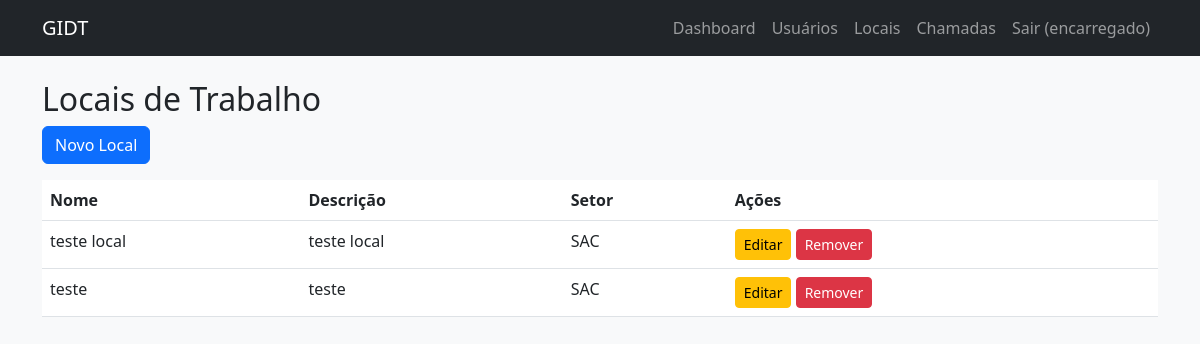
Page /encarregado/locais/ (signed in) on the committed database.
### gestao/models.py (models this page shows, shortened)
class User(AbstractUser):
    ROLE_CHOICES = (
        ('gestor', 'Gestor'),
        ('gerente', 'Gerente'),
        ('encarregado', 'Encarregado'),
        ('usuario', 'Usuário'),
        ('administrador', 'Administrador'),
    )
    role = models.CharField(max_length=20, choices=ROLE_CHOICES, default='usuario')
    cpf = models.CharField(max_length=14, unique=True, null=True, blank=True)
    telefone = models.CharField(max_length=20, blank=True)
    endereco = models.TextField(blank=True)
    aprovado = models.BooleanField(default=False)
    aprovado_por = models.ForeignKey('self', on_delete=models.SET_NULL, null=True, blank=True, related_name='aprovados')
    aprovado_em = models.DateTimeField(null=True, blank=True)
    pix = models.CharField(max_length=50, blank=True)
    setor = models.CharField(max_length=100, blank=True, null=True, help_text="Nome ou código do setor")
    filial = models.CharField(max_length=100, blank=True, null=True, help_text="Nome ou código da filial")

class Local(models.Model):
    nome = models.CharField(max_length=50)
    descricao = models.TextField(blank=True)
    setor = models.CharField(max_length=100, blank=True, null=True)
    filial = models.CharField(max_length=100, blank=True, null=True)

### gestao/views/Vencarregado.py (the view)
# urls.py: path('encarregado/locais/', local_list, name='local_list'),
@login_required
@role_required('encarregado')
def local_list(request):
    locais = Local.objects.filter(
        filial=request.user.filial,
        setor=request.user.setor
    )
    return render(request, 'encarregado/local_list.html', {'locais': locais})

### templates/encarregado/local_list.html
{% extends "base.html" %}
{% block content %}
<h2>Locais de Trabalho</h2>
<a href="{% url 'local_create' %}" class="btn btn-primary mb-3">Novo Local</a>
<table class="table">
    <thead>
        <tr>
            <th>Nome</th>
            <th>Descrição</th>
            <th>Setor</th>
            <th>Ações</th>
        </tr>
    </thead>
    <tbody>
        {% for local in locais %}
        <tr>
            <td>{{ local.nome }}</td>
            <td>{{ local.descricao }}</td>
            <td>{{ local.setor }}</td>
            <td>
                <a href="{% url 'local_edit' local.id %}" class="btn btn-sm btn-warning">Editar</a>
                <a href="{% url 'local_delete' local.id %}" class="btn btn-sm btn-danger" onclick="return confirm('Tem certeza?')">Remover</a>
            </td>
        </tr>
        {% endfor %}
    </tbody>
</table>
{% endblock %}

### templates/base.html (shortened to what this page needs)
<!DOCTYPE html>
<html lang="pt-br">
<head>
    <link href="https://cdn.jsdelivr.net/npm/bootstrap@5.3.0/dist/css/bootstrap.min.css" rel="stylesheet">
    <link rel="stylesheet" href="/static/css/style.css">
</head>
<body>
    <nav class="navbar navbar-expand-lg navbar-dark bg-dark">
        <div class="container">
            <a class="navbar-brand" href="{% url 'index' %}">GIDT</a>
            <div class="collapse navbar-collapse" id="navbarNav">
                <ul class="navbar-nav ms-auto">
                    {% if user.is_authenticated %}
                        <li class="nav-item">
                            <a class="nav-link" href="{% url 'dashboard' %}">Dashboard</a>
                        </li>
                        {% if user.role == 'encarregado' %}
                            <li class="nav-item"><a class="nav-link" href="{% url 'usuario_list' %}">Usuários</a></li>
                            <li class="nav-item"><a class="nav-link" href="{% url 'local_list' %}">Locais</a></li>
                            <li class="nav-item"><a class="nav-link" href="{% url 'chamada_list' %}">Chamadas</a></li>
                        {% endif %}
                        <li class="nav-item">
                            <a class="nav-link" href="{% url 'logout' %}">Sair ({{ user.first_name|default:user.username }})</a>
                        </li>
                    {% else %}
                        <li class="nav-item"><a class="nav-link" href="{% url 'login' %}">Login</a></li>
                    {% endif %}
                </ul>
            </div>
        </div>
    </nav>
    <main class="container mt-4">
        {% block content %}{% endblock %}
    </main>
</body>
</html>

### static/css/style.css (style rules this page uses)
body { background-color: #f8f9fa; }
.navbar { margin-bottom: 20px; }

### rows in the picture
User: first_name "encarregado"
Local: nome "teste local", descricao "teste local", setor "SAC"
Local: nome "teste", descricao "teste", setor "SAC"
